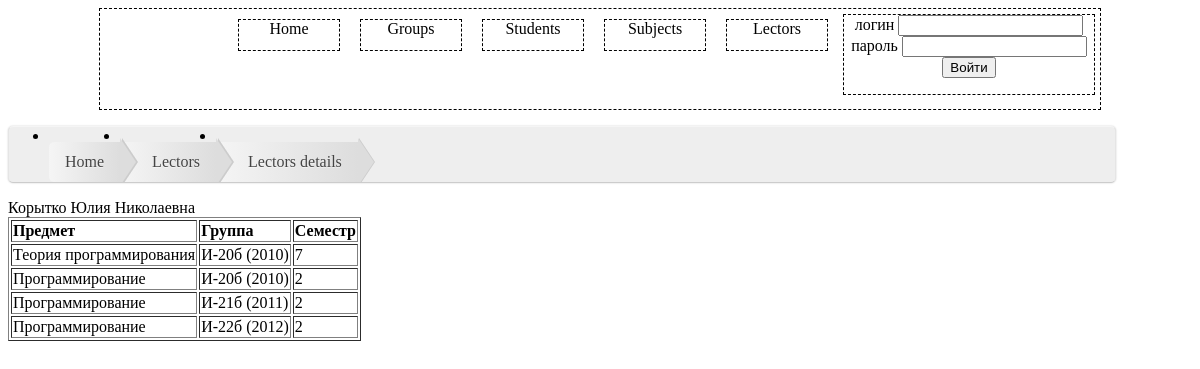
Page /lectors_details.php?lectorId=1 on the earlier database version.
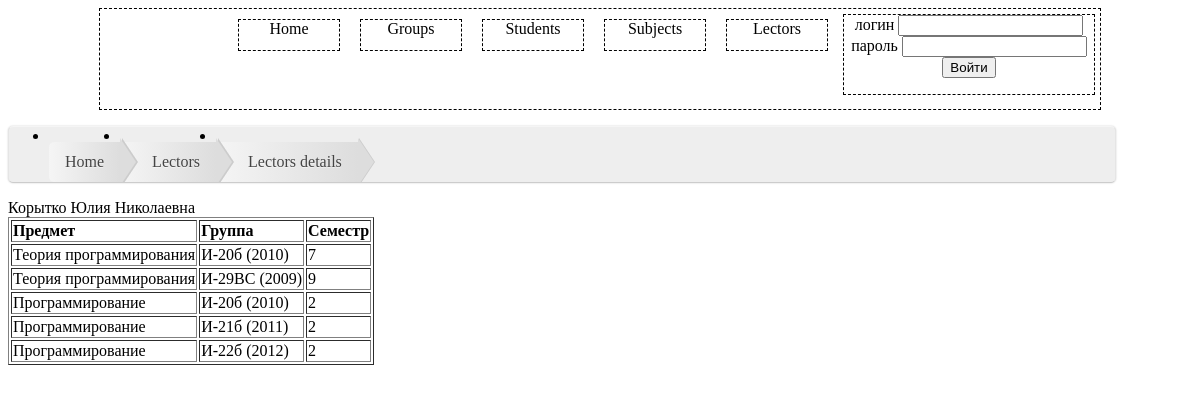
Same page on the later database version.
### tables this page shows
CREATE TABLE IF NOT EXISTS `groups_subjects` (
  `group_id` int(10) NOT NULL,
  `subject_id` int(10) NOT NULL,
  `semester` int(10) NOT NULL
);

CREATE TABLE IF NOT EXISTS `subjects` (
  `subject_id` int(10) NOT NULL AUTO_INCREMENT,
  `subject_title` text,
  `subject_credits` int(11) DEFAULT NULL,
  `lector_id` int(10) DEFAULT NULL,
  PRIMARY KEY (`subject_id`),
  KEY `subjects_fk1` (`lector_id`)
);

CREATE TABLE IF NOT EXISTS `groups` (
  `group_id` int(10) NOT NULL AUTO_INCREMENT,
  `group_name` text,
  `specialty` text,
  PRIMARY KEY (`group_id`)
);

### lectors_details.php (the view, shortened to what this page needs)
<?
  include('index.php');
  echo "<ul id=\"breadcrumbs\">
        <li><a href=\"index.php\">Home</a></li>
        <li><a href=\"list.php?info=lectors\">Lectors</a></li>
		<li><a href=\"lectors_details.php?lectorId=".$_GET['lectorId']."\">Lectors details</a></li>
    </ul>";
  $lectorId=$_GET['lectorId'];
	echo "<table border = 1>";
	echo "<tr>";
	   echo "<td>";
	   echo  "<b>"."Предмет". "</b>";
	   echo "</td>";
	   echo "<td>";
	   echo  "<b>"."Группа"."</b>";
	   echo "</td>";
	   echo "<td>";
	   echo  "<b>"."Семестр"."</b>";
	   echo "</td>";
	echo "</tr>";
	$querySemester = "SELECT subject_title, g.group_id, group_name, s.subject_id, semester FROM subjects as s join groups_subjects as
	gs on s.subject_id=gs.subject_id join groups as g on gs.group_id=g.group_id WHERE s.lector_id=".$lectorId;
	$resultSemester=mysql_query($querySemester);
		while ($rowSemester = mysql_fetch_array($resultSemester)){
		echo "<tr>";
			 echo "<td>".
			"<a href= \"vedomost.php?groupId=".$rowSemester['group_id']."&subjectId=".$rowSemester['subject_id']."\">".$rowSemester['subject_title']."</a>"
			."</td>";
		echo"<td>".
			 "<a href= \"vedomost.php?groupId=".$rowSemester['group_id']."&subjectId=".$rowSemester['subject_id']."\">".$rowSemester['group_name']."</a>"
			."</td>";
		echo"<td>".
			 "<a href= \"vedomost_grades.php?groupId=".$rowSemester['group_id']."&subjectId=".$rowSemester['subject_id']."\">".$rowSemester['semester']."</a>"
			."</td>";
		echo "</tr>";
		}
	echo "</table>";
?>

Differences in the rows shown:
added groups_subjects: subject.subject_title "Теория программирования", group.group_name "И-29ВС (2009)", semester "9"
